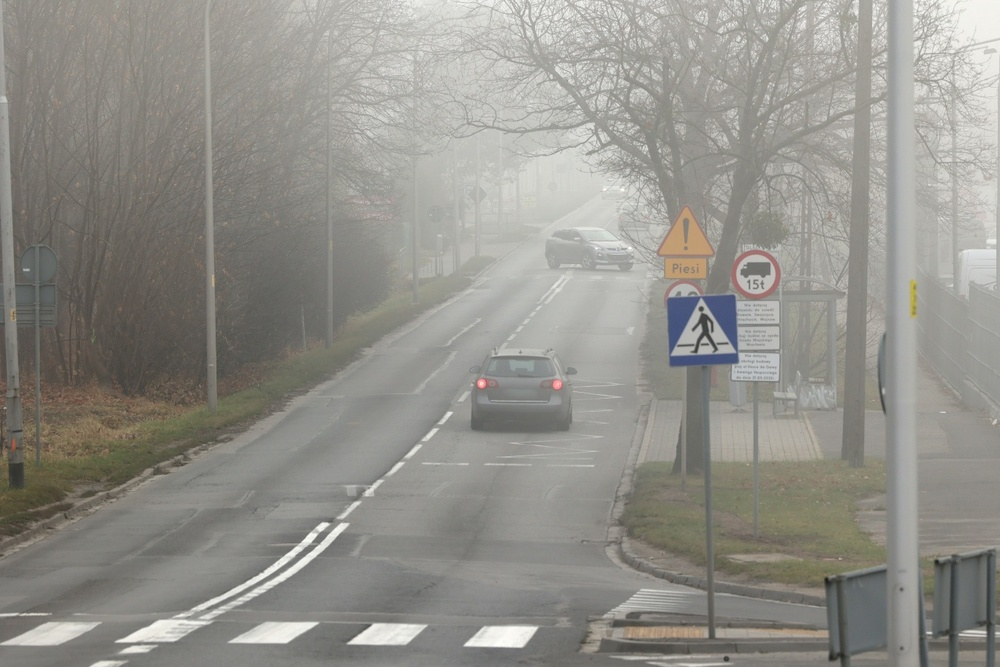
#> input picture 03_영상 처리/mistyroad.jpg, 1000 x 667 px, shrunk from 1368 x 912 before the run
$ python '3-6 히스토그램 평활화.py'
#> lines starting #> are read from the running program, lines starting #| are printed output that depends on the picture
import cv2 as cv
import matplotlib.pyplot as plt

import os
os.getcwd()
os.chdir("03_영상 처리")

img=cv.imread('mistyroad.jpg') # 안개 낀 도로 이미지
#> img is the input picture: shape (667, 1000, 3); mean B, G, R 138.7, 145, 146.5

plt.figure(figsize=(12, 8))

gray=cv.cvtColor(img,cv.COLOR_BGR2GRAY)		# 명암 영상으로 변환
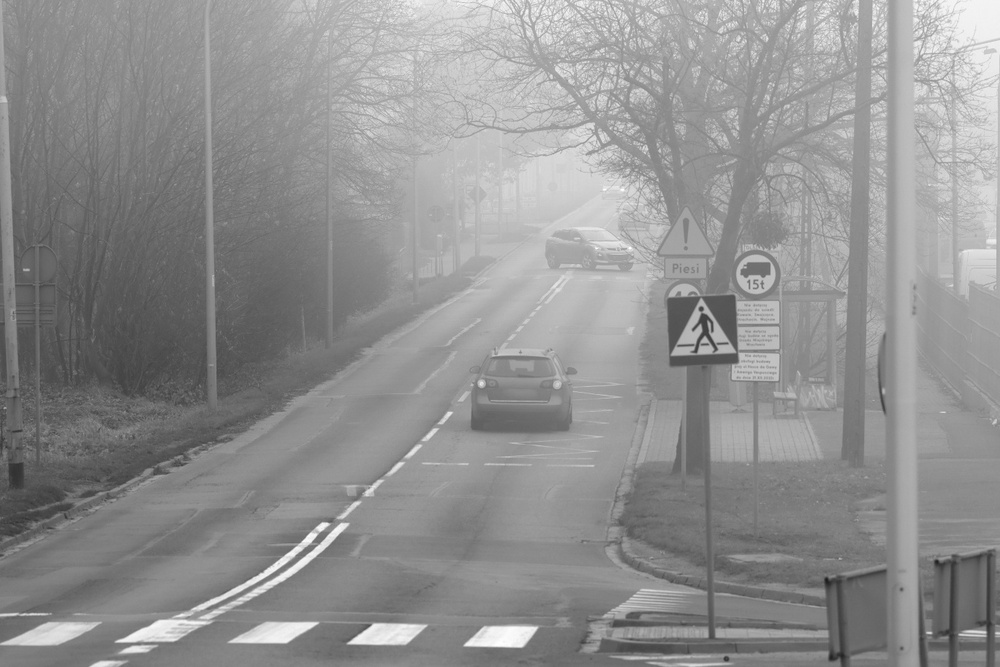
#> gray: shape (667, 1000); min 28, max 255, mean 144.8
plt.subplot(2, 2, 1), plt.imshow(gray,cmap='gray'), plt.xticks([]), plt.yticks([])

h=cv.calcHist([gray],[0],None,[256],[0,256])	# 히스토그램을 구해 출력
#> h = 256 values, max 9114 at index 139, min 0 at index 0, mean 2605.5
plt.subplot(2, 2, 2), plt.plot(h,color='r',linewidth=1)
# 대부분의 화솟값이 100-200에 분포해 있음을 확인

equal=cv.equalizeHist(gray)			# 히스토그램을 평활화하고 출력
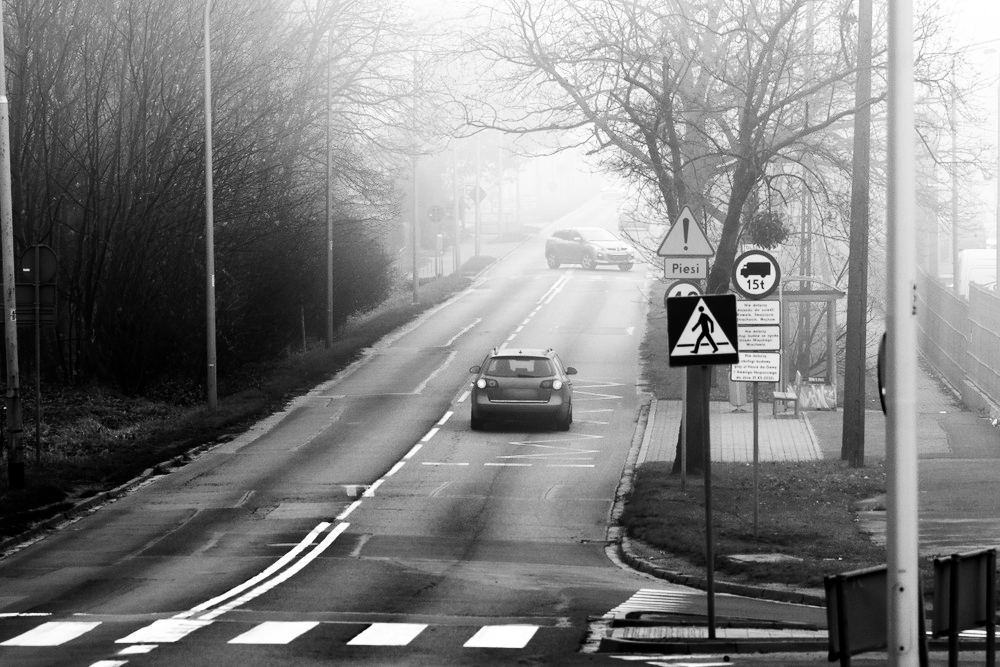
#> equal: shape (667, 1000); min 0, max 255, mean 128.6
plt.subplot(2, 2, 3), plt.imshow(equal,cmap='gray'), plt.xticks([]), plt.yticks([])

h=cv.calcHist([equal],[0],None,[256],[0,256])	# 히스토그램을 구해 출력
#> h = 256 values, max 9114 at index 116, min 0 at index 19, mean 2605.5
plt.subplot(2, 2, 4), plt.plot(h,color='r',linewidth=1)

plt.tight_layout() # 서브플롯들이 겹치지 않도록 자동 조정
plt.show()
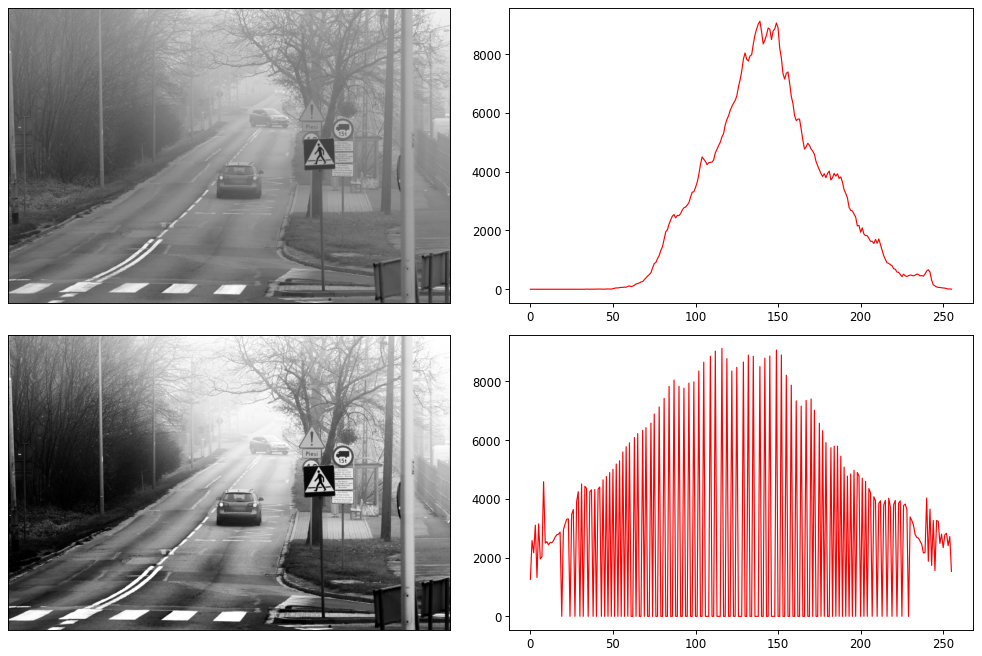
#> figure drawn by matplotlib, 4 panels; panel 2: curve peaks at x = 139, y = 9114; panel 4: curve peaks at x = 116, y = 9114

$ run again, with 03_영상 처리/soccer.jpg copied over 03_영상 처리/mistyroad.jpg
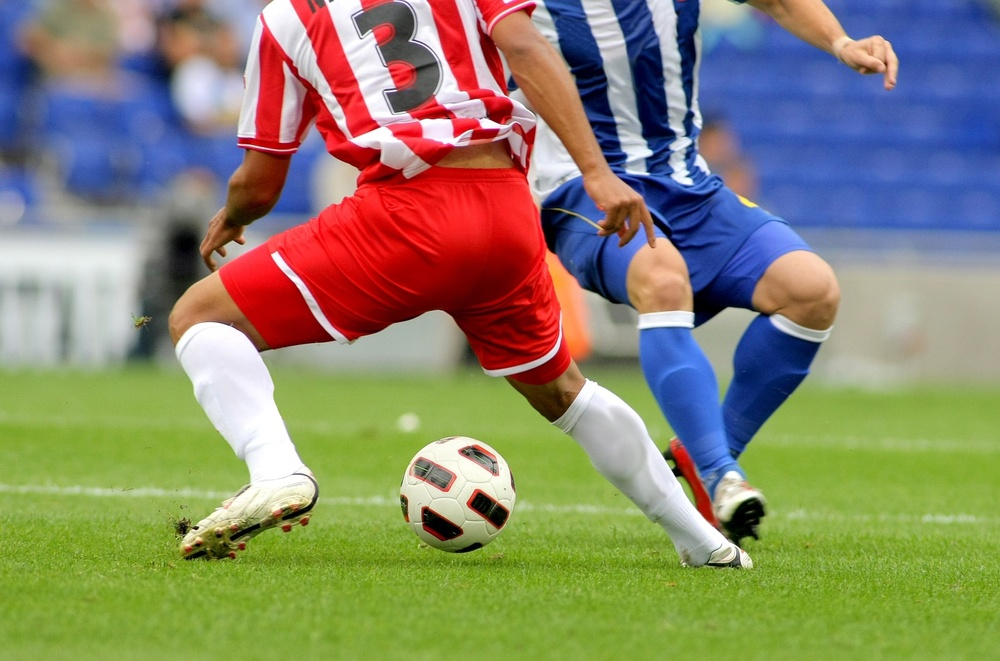
#> input picture 03_영상 처리/soccer.jpg, 1000 x 661 px, shrunk from 1434 x 948 before the run
#> img is the input picture: shape (661, 1000, 3); mean B, G, R 107.3, 133.3, 136.8
#> `h=cv.calcHist([gray],[0],None,[256],[0,256])`: h = 256 values, max 10385 at index 147, min 286 at index 0, mean 2582
#> `equal=cv.equalizeHist(gray)`:
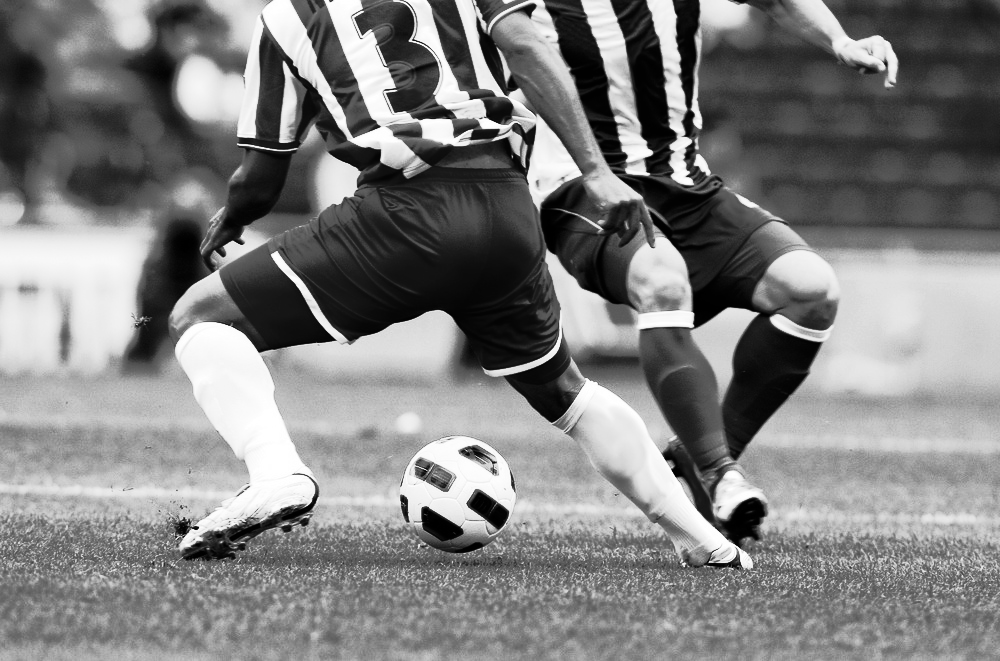
#> equal: shape (661, 1000); min 0, max 255, mean 128.4
#> `h=cv.calcHist([equal],[0],None,[256],[0,256])`: h = 256 values, max 10385 at index 155, min 0 at index 44, mean 2582
#> `plt.show()`:
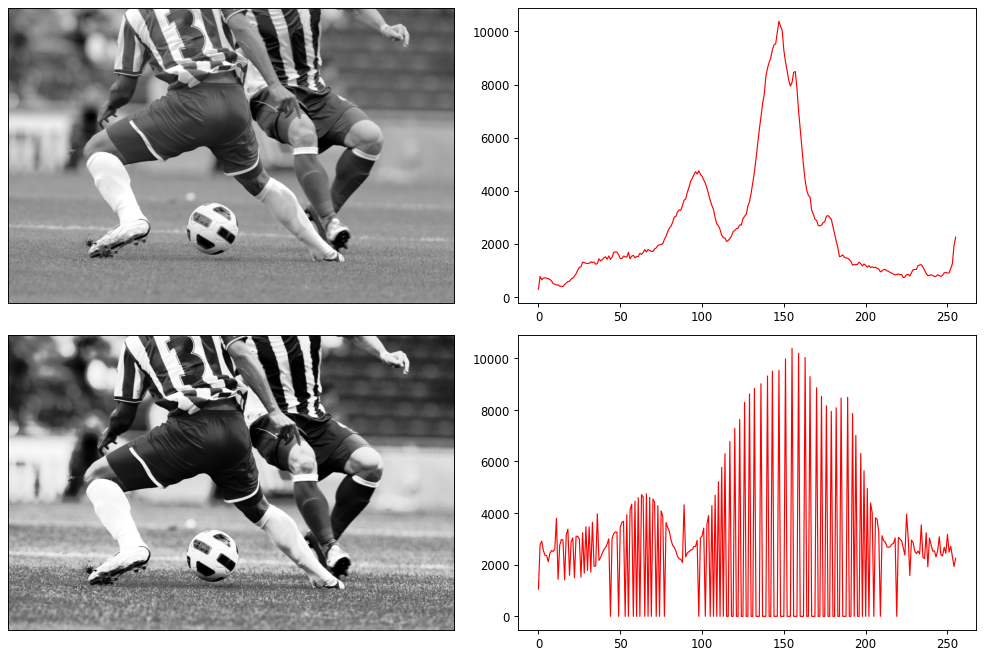
#> figure drawn by matplotlib, 4 panels; panel 2: curve peaks at x = 147, y = 10385; panel 4: curve peaks at x = 155, y = 10385
